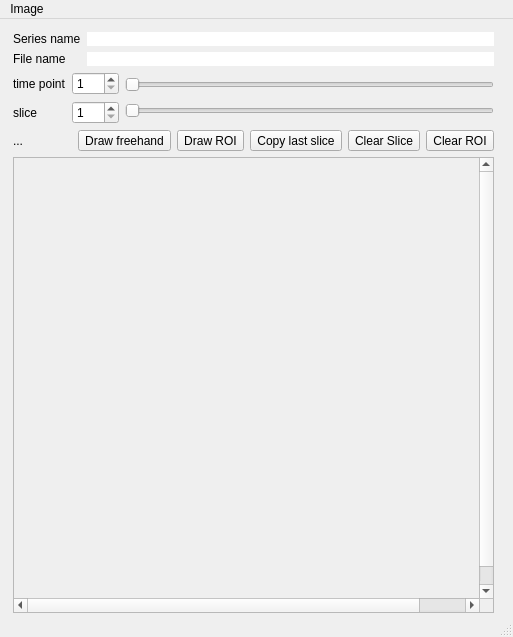
<?xml version="1.0" encoding="UTF-8"?>
<ui version="4.0">
 <class>MainWindow</class>
 <widget class="QMainWindow" name="MainWindow">
  <property name="geometry">
   <rect>
    <x>0</x>
    <y>0</y>
    <width>513</width>
    <height>637</height>
   </rect>
  </property>
  <property name="windowTitle">
   <string>Time Series Viewer</string>
  </property>
  <property name="unifiedTitleAndToolBarOnMac">
   <bool>false</bool>
  </property>
  <widget class="QWidget" name="centralwidget">
   <property name="sizePolicy">
    <sizepolicy hsizetype="Expanding" vsizetype="Expanding">
     <horstretch>0</horstretch>
     <verstretch>0</verstretch>
    </sizepolicy>
   </property>
   <widget class="QWidget" name="layoutWidget">
    <property name="geometry">
     <rect>
      <x>13</x>
      <y>13</y>
      <width>481</width>
      <height>581</height>
     </rect>
    </property>
    <layout class="QVBoxLayout" name="verticalLayout_6">
     <item>
      <layout class="QHBoxLayout" name="horizontalLayout_2">
       <item>
        <layout class="QVBoxLayout" name="verticalLayout_4">
         <property name="sizeConstraint">
          <enum>QLayout::SetMaximumSize</enum>
         </property>
         <item>
          <widget class="QLabel" name="label_4">
           <property name="sizePolicy">
            <sizepolicy hsizetype="Fixed" vsizetype="Preferred">
             <horstretch>0</horstretch>
             <verstretch>0</verstretch>
            </sizepolicy>
           </property>
           <property name="text">
            <string>Series name</string>
           </property>
          </widget>
         </item>
         <item>
          <widget class="QLabel" name="label_5">
           <property name="sizePolicy">
            <sizepolicy hsizetype="Fixed" vsizetype="Preferred">
             <horstretch>0</horstretch>
             <verstretch>0</verstretch>
            </sizepolicy>
           </property>
           <property name="text">
            <string>File name</string>
           </property>
          </widget>
         </item>
        </layout>
       </item>
       <item>
        <layout class="QVBoxLayout" name="verticalLayout_5">
         <item>
          <widget class="QLabel" name="seriesLabel">
           <property name="sizePolicy">
            <sizepolicy hsizetype="MinimumExpanding" vsizetype="Preferred">
             <horstretch>0</horstretch>
             <verstretch>0</verstretch>
            </sizepolicy>
           </property>
           <property name="autoFillBackground">
            <bool>false</bool>
           </property>
           <property name="styleSheet">
            <string notr="true">background-color : white</string>
           </property>
           <property name="text">
            <string/>
           </property>
           <property name="alignment">
            <set>Qt::AlignJustify|Qt::AlignVCenter</set>
           </property>
          </widget>
         </item>
         <item>
          <widget class="QLabel" name="fileNameLabel">
           <property name="sizePolicy">
            <sizepolicy hsizetype="MinimumExpanding" vsizetype="Preferred">
             <horstretch>0</horstretch>
             <verstretch>0</verstretch>
            </sizepolicy>
           </property>
           <property name="styleSheet">
            <string notr="true">background-color : white</string>
           </property>
           <property name="text">
            <string/>
           </property>
           <property name="alignment">
            <set>Qt::AlignJustify|Qt::AlignVCenter</set>
           </property>
          </widget>
         </item>
        </layout>
       </item>
      </layout>
     </item>
     <item>
      <layout class="QHBoxLayout" name="horizontalLayout">
       <item>
        <layout class="QVBoxLayout" name="verticalLayout">
         <item>
          <widget class="QLabel" name="label_3">
           <property name="text">
            <string>time point</string>
           </property>
          </widget>
         </item>
         <item>
          <widget class="QLabel" name="label_2">
           <property name="text">
            <string>slice</string>
           </property>
          </widget>
         </item>
        </layout>
       </item>
       <item>
        <layout class="QVBoxLayout" name="verticalLayout_2">
         <item>
          <widget class="QSpinBox" name="spinTime">
           <property name="minimum">
            <number>1</number>
           </property>
          </widget>
         </item>
         <item>
          <widget class="QSpinBox" name="spinSlice">
           <property name="minimum">
            <number>1</number>
           </property>
           <property name="maximum">
            <number>100</number>
           </property>
          </widget>
         </item>
        </layout>
       </item>
       <item>
        <layout class="QVBoxLayout" name="verticalLayout_3">
         <item>
          <widget class="QSlider" name="sliderTime">
           <property name="minimum">
            <number>1</number>
           </property>
           <property name="orientation">
            <enum>Qt::Horizontal</enum>
           </property>
          </widget>
         </item>
         <item>
          <widget class="QSlider" name="sliderSlice">
           <property name="minimum">
            <number>1</number>
           </property>
           <property name="orientation">
            <enum>Qt::Horizontal</enum>
           </property>
          </widget>
         </item>
        </layout>
       </item>
      </layout>
     </item>
     <item>
      <layout class="QHBoxLayout" name="horizontalLayout_3">
       <item>
        <widget class="QLabel" name="pixelVal">
         <property name="text">
          <string>...</string>
         </property>
        </widget>
       </item>
       <item>
        <spacer name="horizontalSpacer_2">
         <property name="orientation">
          <enum>Qt::Horizontal</enum>
         </property>
         <property name="sizeHint" stdset="0">
          <size>
           <width>40</width>
           <height>20</height>
          </size>
         </property>
        </spacer>
       </item>
       <item>
        <widget class="QToolButton" name="roiFreehand">
         <property name="text">
          <string>Draw freehand</string>
         </property>
         <property name="checkable">
          <bool>true</bool>
         </property>
        </widget>
       </item>
       <item>
        <widget class="QToolButton" name="roiButton">
         <property name="text">
          <string>Draw ROI</string>
         </property>
         <property name="checkable">
          <bool>true</bool>
         </property>
        </widget>
       </item>
       <item>
        <widget class="QToolButton" name="roiTransfer">
         <property name="text">
          <string>Copy last slice</string>
         </property>
        </widget>
       </item>
       <item>
        <widget class="QToolButton" name="roiClearSlice">
         <property name="text">
          <string>Clear Slice</string>
         </property>
        </widget>
       </item>
       <item>
        <widget class="QToolButton" name="roiClear">
         <property name="text">
          <string>Clear ROI</string>
         </property>
        </widget>
       </item>
      </layout>
     </item>
     <item>
      <widget class="QScrollArea" name="scrollArea">
       <property name="widgetResizable">
        <bool>false</bool>
       </property>
       <widget class="QWidget" name="scrollAreaWidgetContents">
        <property name="geometry">
         <rect>
          <x>0</x>
          <y>0</y>
          <width>519</width>
          <height>459</height>
         </rect>
        </property>
        <widget class="ImageSliceDisplayLabel" name="label">
         <property name="geometry">
          <rect>
           <x>0</x>
           <y>0</y>
           <width>511</width>
           <height>461</height>
          </rect>
         </property>
         <property name="sizePolicy">
          <sizepolicy hsizetype="Preferred" vsizetype="Preferred">
           <horstretch>0</horstretch>
           <verstretch>0</verstretch>
          </sizepolicy>
         </property>
         <property name="text">
          <string/>
         </property>
         <property name="scaledContents">
          <bool>true</bool>
         </property>
        </widget>
       </widget>
      </widget>
     </item>
    </layout>
   </widget>
  </widget>
  <widget class="QMenuBar" name="menubar">
   <property name="geometry">
    <rect>
     <x>0</x>
     <y>0</y>
     <width>513</width>
     <height>21</height>
    </rect>
   </property>
   <widget class="QMenu" name="menuImage">
    <property name="title">
     <string>Image</string>
    </property>
    <addaction name="actionOpen"/>
   </widget>
   <addaction name="menuImage"/>
  </widget>
  <widget class="QStatusBar" name="statusbar"/>
  <action name="actionOpen">
   <property name="enabled">
    <bool>true</bool>
   </property>
   <property name="text">
    <string>Open</string>
   </property>
  </action>
 </widget>
 <customwidgets>
  <customwidget>
   <class>ImageSliceDisplayLabel</class>
   <extends>QLabel</extends>
   <header location="global">ImageSliceDisplayLabel.h</header>
  </customwidget>
 </customwidgets>
 <resources/>
 <connections>
  <connection>
   <sender>spinSlice</sender>
   <signal>valueChanged(int)</signal>
   <receiver>sliderSlice</receiver>
   <slot>setValue(int)</slot>
   <hints>
    <hint type="sourcelabel">
     <x>40</x>
     <y>61</y>
    </hint>
    <hint type="destinationlabel">
     <x>169</x>
     <y>60</y>
    </hint>
   </hints>
  </connection>
  <connection>
   <sender>sliderSlice</sender>
   <signal>valueChanged(int)</signal>
   <receiver>spinSlice</receiver>
   <slot>setValue(int)</slot>
   <hints>
    <hint type="sourcelabel">
     <x>169</x>
     <y>60</y>
    </hint>
    <hint type="destinationlabel">
     <x>40</x>
     <y>61</y>
    </hint>
   </hints>
  </connection>
  <connection>
   <sender>spinTime</sender>
   <signal>valueChanged(int)</signal>
   <receiver>sliderTime</receiver>
   <slot>setValue(int)</slot>
   <hints>
    <hint type="sourcelabel">
     <x>280</x>
     <y>61</y>
    </hint>
    <hint type="destinationlabel">
     <x>399</x>
     <y>60</y>
    </hint>
   </hints>
  </connection>
  <connection>
   <sender>sliderTime</sender>
   <signal>valueChanged(int)</signal>
   <receiver>spinTime</receiver>
   <slot>setValue(int)</slot>
   <hints>
    <hint type="sourcelabel">
     <x>305</x>
     <y>88</y>
    </hint>
    <hint type="destinationlabel">
     <x>91</x>
     <y>88</y>
    </hint>
   </hints>
  </connection>
 </connections>
</ui>
